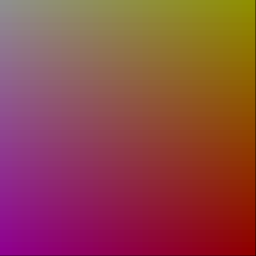
Frame 1 (no input)
Frame 60 (no input): identical to frame 1, image omitted
Frame 120 (the mouse pressed at the canvas centre since frame 60): identical to frame 1, image omitted

The p5.js sketch that drew this single still picture (run headless with seeded random() and noise() and a simulated clock; from frame 60 on, the mouse is pressed at the canvas centre):

// p5.js sketch
// ── sketch.js
var dim = 256;

function setup() {
  createCanvas(dim, dim);
  draw1();
}

function draw() {}
function draw1() {
  background(color(0, 0, 0));
  var r = 0;
  var g = 0;
  var b = 0;
  for (var y = 0; y < dim; y++) {
    for (var x = 0; x < dim; x++) {
      stroke(color(255 - b, 255 - g, 255 - r));
      point(x, y);
      r++;
      if (r > 255) {
        r = 0;
        g++;
        if (g > 255) {
          g = 0;
          b++;
          if (b > 255) {
            b = 0;
          }
        }
      }
    }
  }
  console.log("r=" + r + " g=" + g + " b=" + b);
}
